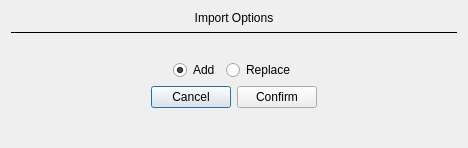
<?xml version="1.0" encoding="UTF-8"?>
<ui version="4.0">
 <class>DialogImportFileOptions</class>
 <widget class="QDialog" name="DialogImportFileOptions">
  <property name="geometry">
   <rect>
    <x>0</x>
    <y>0</y>
    <width>468</width>
    <height>148</height>
   </rect>
  </property>
  <property name="windowTitle">
   <string>Dialog</string>
  </property>
  <layout class="QVBoxLayout" name="verticalLayout_2">
   <item>
    <layout class="QVBoxLayout" name="verticalLayout">
     <item>
      <layout class="QHBoxLayout" name="horizontalLayout">
       <item>
        <widget class="QLabel" name="labelImportOptions">
         <property name="text">
          <string>Import Options</string>
         </property>
         <property name="alignment">
          <set>Qt::AlignCenter</set>
         </property>
        </widget>
       </item>
      </layout>
     </item>
     <item>
      <widget class="Line" name="line">
       <property name="frameShadow">
        <enum>QFrame::Plain</enum>
       </property>
       <property name="orientation">
        <enum>Qt::Horizontal</enum>
       </property>
      </widget>
     </item>
     <item>
      <widget class="QLabel" name="labelImportDesc">
       <property name="alignment">
        <set>Qt::AlignCenter</set>
       </property>
      </widget>
     </item>
     <item>
      <layout class="QHBoxLayout" name="horizontalLayout_2">
       <item>
        <spacer name="horizontalSpacer">
         <property name="orientation">
          <enum>Qt::Horizontal</enum>
         </property>
         <property name="sizeHint" stdset="0">
          <size>
           <width>40</width>
           <height>20</height>
          </size>
         </property>
        </spacer>
       </item>
       <item>
        <widget class="QRadioButton" name="radioButtonImportAdd">
         <property name="text">
          <string>Add</string>
         </property>
         <property name="checked">
          <bool>true</bool>
         </property>
        </widget>
       </item>
       <item>
        <widget class="QRadioButton" name="radioButtonImportReplace">
         <property name="text">
          <string>Replace</string>
         </property>
        </widget>
       </item>
       <item>
        <spacer name="horizontalSpacer_2">
         <property name="orientation">
          <enum>Qt::Horizontal</enum>
         </property>
         <property name="sizeHint" stdset="0">
          <size>
           <width>40</width>
           <height>20</height>
          </size>
         </property>
        </spacer>
       </item>
      </layout>
     </item>
     <item>
      <layout class="QHBoxLayout" name="horizontalLayout_3">
       <item>
        <spacer name="horizontalSpacer_4">
         <property name="orientation">
          <enum>Qt::Horizontal</enum>
         </property>
         <property name="sizeHint" stdset="0">
          <size>
           <width>40</width>
           <height>20</height>
          </size>
         </property>
        </spacer>
       </item>
       <item>
        <widget class="QPushButton" name="pushButtonImportCancel">
         <property name="text">
          <string>Cancel</string>
         </property>
        </widget>
       </item>
       <item>
        <widget class="QPushButton" name="pushButtonImportConfirm">
         <property name="text">
          <string>Confirm</string>
         </property>
        </widget>
       </item>
       <item>
        <spacer name="horizontalSpacer_3">
         <property name="orientation">
          <enum>Qt::Horizontal</enum>
         </property>
         <property name="sizeHint" stdset="0">
          <size>
           <width>40</width>
           <height>20</height>
          </size>
         </property>
        </spacer>
       </item>
      </layout>
     </item>
    </layout>
   </item>
   <item>
    <spacer name="verticalSpacer">
     <property name="orientation">
      <enum>Qt::Vertical</enum>
     </property>
     <property name="sizeHint" stdset="0">
      <size>
       <width>20</width>
       <height>40</height>
      </size>
     </property>
    </spacer>
   </item>
  </layout>
 </widget>
 <resources/>
 <connections/>
</ui>
